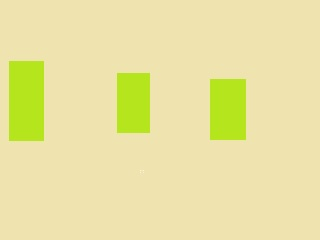
#> input picture Python tests/Retro1.jpg, 320 x 240 px
$ python test.py   (Python 2 division)   (older library calls are emulated)
#> lines starting #> are read from the running program, lines starting #| are printed output that depends on the picture; after the words box and inside, x2 and y2 are one past the last pixel; in counts of white or black regions, pixels touching at a corner belong together
#Based of multiple sources including the following...
#https://www.pyimagesearch.com/2015/09/14/ball-tracking-with-opencv/

import numpy as np
import cv2
import math

#lower = (36, 25, 25)
#upper = (70, 255,255)
lower = (29, 86, 6)
upper = (64, 255,255)

def alignment_detect(sourceImg):
        frame = sourceImg

        canvas = frame.copy()
	hsvImg = cv2.cvtColor(canvas, cv2.COLOR_BGR2HSV)

        maskImg = cv2.inRange(hsvImg, lower, upper)

        try:
	    print ("In")
            # NB: using _ as the variable name for two of the outputs, as they're not used
            _, contours, _ = cv2.findContours(mask, cv2.RETR_EXTERNAL, cv2.CHAIN_APPROX_NONE)
	    print ("Found")
            blob = max(contours, key=lambda el: cv2.contourArea(el))
            M = cv2.moments(blob)
            center = (int(M["m10"] / M["m00"]), int(M["m01"] / M["m00"]))

            cv2.circle(canvas, center, 2, (0,0,255), -1)

        except (ValueError, ZeroDivisionError):
            pass

        cv2.imshow('frame',frame)
        cv2.imshow('canvas',canvas)
        cv2.imshow('mask',mask)

def do_processing():
	global img

	#Load an image from a file into 'img' array
	img = cv2.imread("Retro1.jpg");
#> img is the input picture: shape (240, 320, 3); mean B, G, R 161.8, 227.2, 233.7

	while True:


		#Pass the image in to the alignment detector
		alignment_detect(img)
#> in alignment_detect, `hsvImg = cv2.cvtColor(canvas, cv2.COLOR_BGR2HSV)`: hsvImg: shape (240, 320, 3); mean H, S, V 25.3, 82, 238
#> in alignment_detect, `maskImg = cv2.inRange(hsvImg, lower, upper)`:
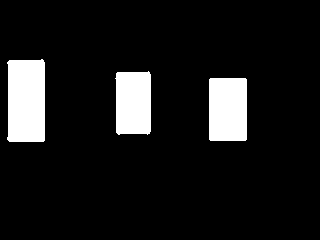
#> maskImg: shape (240, 320); 9.9% white; 3 white regions, box (x1, y1, x2, y2) and area: (7, 59, 45, 142) 3036, (209, 78, 247, 141) 2390, (115, 71, 151, 135) 2169

		if cv2.waitKey(0) == 27:
			break  # esc to quit

def main():
#	init()
	do_processing()
	#Cleanup the display windows
	cv2.destroyAllWindows()


if __name__ == '__main__':
#> (the run stopped early here; a loop or call above may not have finished)

$ run again, with Python tests/Retro2.jpg copied over Python tests/Retro1.jpg
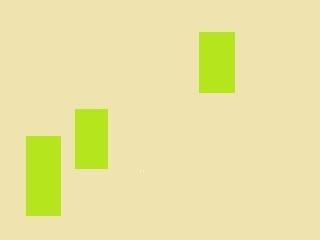
#> input picture Python tests/Retro2.jpg, 320 x 240 px
#> in do_processing, img is the input picture: shape (240, 320, 3); mean B, G, R 161.8, 227.2, 233.7
#> hsvImg: shape (240, 320, 3); mean H, S, V 25.3, 82, 237.9
#> in alignment_detect, `maskImg = cv2.inRange(hsvImg, lower, upper)`:
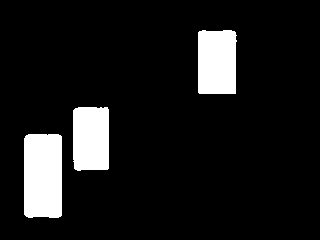
#> maskImg: shape (240, 320); 10.2% white; 3 white regions, box (x1, y1, x2, y2) and area: (24, 134, 62, 218) 3152, (198, 30, 237, 94) 2407, (73, 107, 109, 171) 2246
